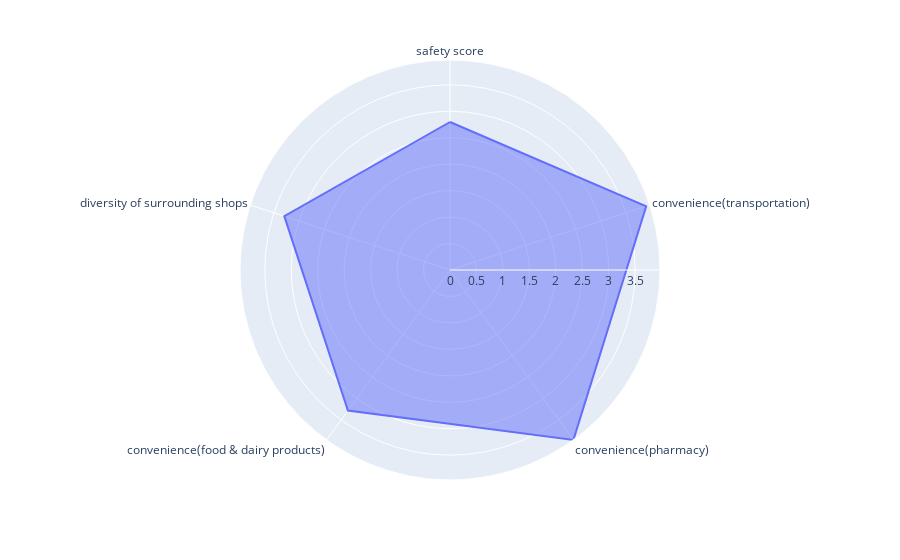
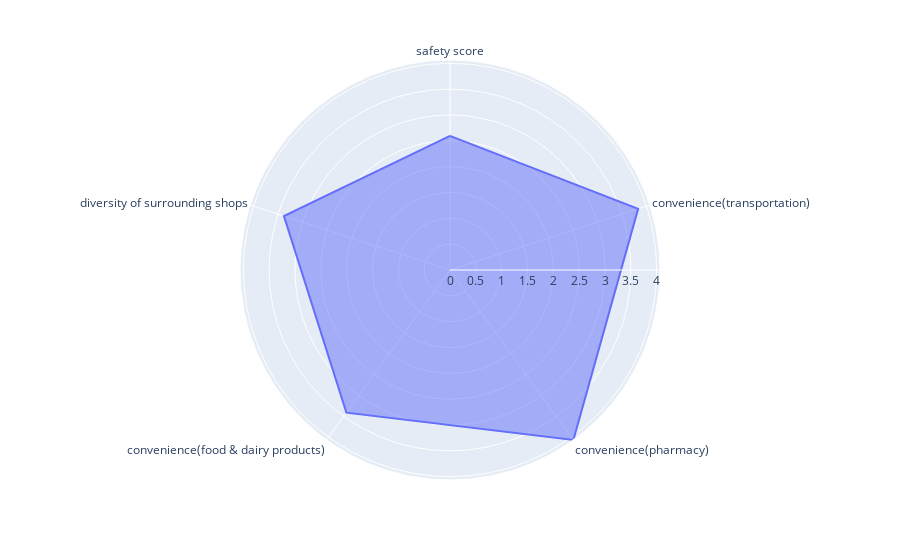

The notebook cell these images were saved under, in order:
### Code cell
#Unite Students
#mean radar chart
get_radar_chart(us_rdf,'mean')
#median radar chart
get_radar_chart(us_rdf,'median')

### Figure 1 — Plotly figure (JSON) as saved in the notebook; plotly's stock layout.template omitted (floating-point values rounded to 4 significant figures)
{"data": [{"fill": "toself", "hovertemplate": "r=%{r}<br>theta=%{theta}<extra></extra>", "legendgroup": "", "line": {"color": "#636efa", "dash": "solid"}, "marker": {"symbol": "circle"}, "mode": "lines", "name": "", "r": [2.797, 3.899, 3.969, 3.282, 3.293, 2.797], "showlegend": false, "subplot": "polar", "theta": ["safety score", "convenience(transportation)", "convenience(pharmacy)", "convenience(food & dairy products)", "diversity of surrounding shops", "safety score"], "type": "scatterpolar"}], "layout": {"legend": {"tracegroupgap": 0}, "margin": {"t": 60}, "polar": {"angularaxis": {"direction": "clockwise", "rotation": 90}, "domain": {"x": [0, 1], "y": [0, 1]}}}}

### Figure 2 — Plotly figure (JSON) as saved in the notebook; plotly's stock layout.template omitted (floating-point values rounded to 4 significant figures)
{"data": [{"fill": "toself", "hovertemplate": "r=%{r}<br>theta=%{theta}<extra></extra>", "legendgroup": "", "line": {"color": "#636efa", "dash": "solid"}, "marker": {"symbol": "circle"}, "mode": "lines", "name": "", "r": [2.595, 3.829, 4.064, 3.412, 3.38, 2.595], "showlegend": false, "subplot": "polar", "theta": ["safety score", "convenience(transportation)", "convenience(pharmacy)", "convenience(food & dairy products)", "diversity of surrounding shops", "safety score"], "type": "scatterpolar"}], "layout": {"legend": {"tracegroupgap": 0}, "margin": {"t": 60}, "polar": {"angularaxis": {"direction": "clockwise", "rotation": 90}, "domain": {"x": [0, 1], "y": [0, 1]}}}}
